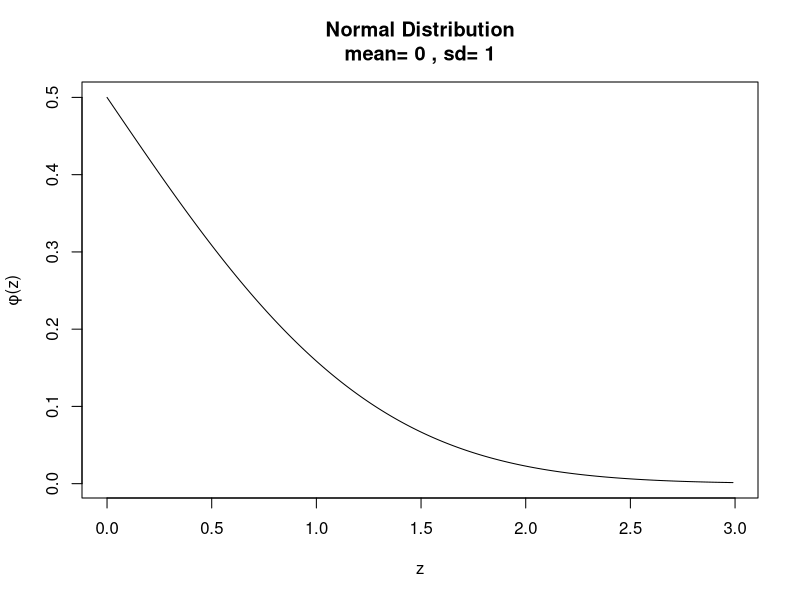

R code for this plot:
## ---- chunk 1
#You can change following arguments and run codes.
zLimL<-0
zLimR<-3
mean<-0
sd<-1
tailType<-F # T or F
#You can change above arguments and run codes.
#Fixed Part
zStep<-0.01
ncol<-10
q<-seq(zLimL,zLimR,zStep)
nrow<-floor(length(q)/ncol)
phiz<-head(pnorm(q,mean,sd,lower.tail=tailType),ncol*nrow)
table<-matrix(phiz,nrow,ncol,byrow=T)
colnames(table)<-seq(0,(ncol-1)*zStep,by=zStep)
rownames(table)<-round(seq(zLimL,zLimR-ncol*zStep,by=ncol*zStep),1)
print(table)
plot(head(q,ncol*nrow),phiz,xlab="z",ylab="φ(z)",type="l",main=paste("Normal Distribution\nmean=",mean,", sd=",sd))
#Fixed Part
